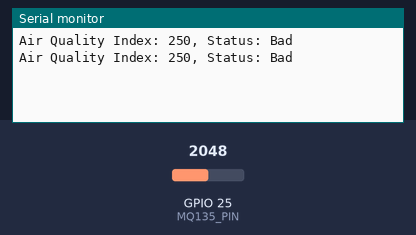
A sketch run on a simulated ESP32. Shown: the last lines printed to the serial monitor. The test bench sets the inputs (shaded band); at power-on: GPIO 25 (MQ135_PIN) = 2048.

Above: at 1.8 s.
1.9 s: GPIO 25 (MQ135_PIN) set to 857
At 2.8 s:
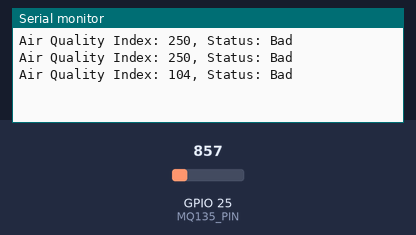
3.4 s: GPIO 25 (MQ135_PIN) set to 787
At 4.8 s:
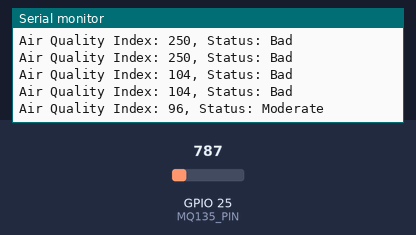
6.5 s: GPIO 25 (MQ135_PIN) set to 441
At 7.3 s:
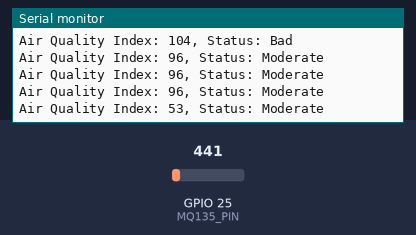
8.0 s: GPIO 25 (MQ135_PIN) set to 388
At 8.8 s:
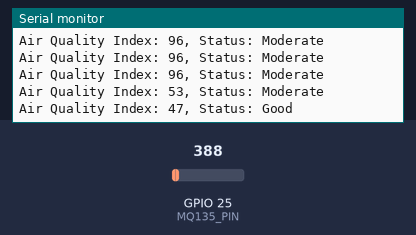

Measured:
- the behaviour switches between 828 and 827 on GPIO 25 (MQ135_PIN) (found by bisection; images 1 and 2)
- the behaviour switches between 418 and 417 on GPIO 25 (MQ135_PIN) (found by bisection; images 3 and 4)
- after the input at 1.9 s, the serial monitor: prints a new line after 0.10 s (image 1)
- after the input at 3.4 s, the serial monitor: prints a new line after 0.60 s (image 2)
- after the input at 6.5 s, the serial monitor: prints a new line after 0.50 s (image 3)
- after the input at 8.0 s, the serial monitor: prints a new line at once (image 4)

The sketch:

Inisialisasi_MQ135.ino
```cpp
const int MQ135_PIN = 25;
int sensitivity = 500;  // Adjust this value based on your calibration
int MQ135_Value, airQuality;

void setup() {
  Serial.begin(115200);
  pinMode(MQ135_PIN, INPUT);
}

String airQualityStatus(int airQuality) {
  if (airQuality <= 50) {
    return "Good";
  } else if (airQuality <= 100) {
    return "Moderate";
  } else {
    return "Bad";
  }
}

void loop() {
  MQ135_Value = analogRead(MQ135_PIN);
  airQuality = MQ135_Value * sensitivity / 4095;
  Serial.println("Air Quality Index: " + String(airQuality) + ", Status: " + airQualityStatus(airQuality));
  delay(1000);
}
```
